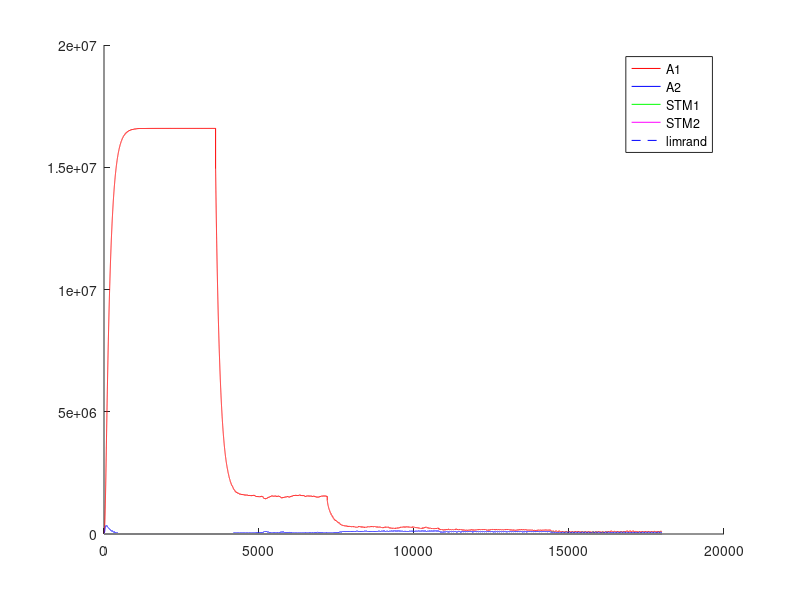

Recreate this plot in MATLAB. (Note: this script raises an error after producing the figure.)
%% Experimento con Fixed-Ratio - FR - Tasa fija
%% Existen multiples intancias de palanquelo (cada vez que realiza respuesta decide si realiza otra o no)
%% Durante la tasa se contabilizan los palanqueos y no palanqueos y el refuerzo impacta de forma 
%% proporcional a la tasa de respuestas.
%% Un trial dura 3600 segundos.
%% Una sesion 1 o 3 trial (seg´un la dinamica del animal)
%% 5 sesiones por Experimento. Cada sesion es un intervalo diferente.
%% 1 experimento
%% Tiempo para realizar un respuesta 1 segundo
%% 
%% La probabilidad de eleccion se ajusta al nivel de maxima frecuencia de palanqueo
%% 

close all
clc
clear

%% Matriz de pago 0 1 

%%% Se ajusto la apreciacion de las cantidades de refuerzo 
function rf = feel(pellets)
  rf=0;
  if (nargin~=0)
    rf=(12.8*(1-exp(-.25.* pellets.^(2))))+(12.8*(1-exp(-.5.* pellets)));
  else
    error ("Faltan parametros");
  endif
endfunction
%% 
%% 

%% INICIALIZATION
%%%%%% CONSTANTES DE SESIONES
Ntrial  =  1 ;   %% un trial de 3600 segundos
tTrial  =  3600; %% en segundos
tResp   =  1;    %% en segundos
tMuestreo = 0.25;%% en segundos
Nses    =  5 ;
Fr=[1,10,30,40,60]; %% valores medios de intervalos variables
Ntest   =  1;
limrand =  0.138;
saving  =  0.9 ;
%%%%%% CONSTANTES DE DECAIMIENTO
alpha = 10/tMuestreo; %%%%%%%%%%%%%%%%%%%%%%%%%%%%%%%%%%%%%%%%%%%%%%%%%%%%%%5
beta  = 0.13*0.31*tMuestreo;%0.125*tMuestreo ;
gamma = 0.0067*tMuestreo;%0.025 ; 
delta = 1/tMuestreo; %%%%%%%%%%%%%%%%%%%%%%%%%%%%%%%%%%%%%%%%%%%%%%%%%%%%%%%%%%55555
%%%%%% INICIALIZACION
palanca = zeros(2,1);
Rf_1=0;
Rf_2=0;
A1=zeros(1,Ntest);
A2=zeros(1,Ntest);
stm_1=zeros(2,Ntest);
stm_2=zeros(2,Ntest);
d=1;

sesion = zeros(Nses,1);
trialXsesion = zeros(Nses,Ntrial);
terminal_sesion=zeros(Nses,1);
nb_coop = zeros(Nses,Ntest);
contadorP1=0;
contadorP2=0;
contadorI=0;

%% CALCULO DE AROUSAL MAXIMO
%% Iteraciones de respuesta refuerzo para encotnrar el STM medio
Nconfig=5; %% Tasa de respuesta de configuracion
%plot([1:0.01:20],(12.8*(1-exp(-.25.* [1:0.01:20].^(2))))+(12.8*(1-exp(-.5.* [1:0.01:20]))),'.k')
R1 = floor(feel(1)); %tiempo de refuezo para R
l1 = Nconfig/tMuestreo; % duracion entre trials
suma = 0; %suma es un valor necesaria para calcular max1 y min1
suma = alpha*R1 %% Refuerzo cada N respuestas
iter=100; %% numero de iteraciones para que converja el stm
max1 = 0; %maximum de stm1
min1 = 0; %minimum de stm1
for i = 1:iter 
  suma = (1-beta)^(Nconfig/tMuestreo)*suma;%% Instantes que decae el stm
  min1=suma;
  suma += alpha*R1; %Refuerzo
  max1=suma;
end
comp=.88;
S1 = (((max1-min1)*(comp*l1))/2)+min1*comp*l1; %calcul de la superficie del triangulo mas la de el rectangulo
stm_1_medio = S1/(l1);
A1max = (delta/gamma)*stm_1_medio;

%% INICIO DE LAS ITERATIONS
for l = 1:Ntest  %% TESTES
  Num=0;
  for k = 1:Nses  %% SESIONES (cambia el N)
    i=1;
    %duracion = [1,tTrial*ones(1,Ntrial)];
    
    contador = 1;
    %palanca(1)=randi(2);
    
    %% Agregar tasa de refuerzos  %%
    tasa=Fr(k);
    if k>1
      A1(Num+1,l)=saving*A1(Num,l);
      A2(Num+1,l)=saving*A2(Num,l);
      stm_1(Num+1,l)=0*stm_1(Num,l);
      stm_2(Num+1,l)=0*stm_2(Num,l); 
      %%% ELECCION DE LA PRIMERA PALANCA 
%      if A1(Num,1)>A2(Num,1)
%        palanca(2)=1;
%      else
%        palanca(2)=2;
%      end
    end       
    P1(i,k)=0.5;
    P1(i,k)=0.5;
    for j=2:(Ntrial*tTrial/tMuestreo) %% Todos los trials juntos
      
      if contador == tResp/tMuestreo%duracion(i)
        contador = 1;
        i = i+1 ;
        J = j ;
        P1(i,k)=0.5*(1-exp(-(5*A1((j-1)+Num,l))/A1max))+0.5; %probabilidad en exponential
        P2(i,k)=0.5*(1-exp(-(5*A2((j-1)+Num,l))/A1max))+0.5; %probabilidad en exponential
        %P=.99;
        %P2(i,k)=0.5*(1-exp(-(5*A2((j-1)+Num,l))/A2max))+0.5;
        
        a = rand ;
        %%% ELECCION DE LA PALANCA %%% Basicamente elige palanquear o no palanquear
        if (A1((j-1)+Num,l)<=limrand)&&(A2((j-1)+Num,l)<=limrand)
          palanca(i)=randi(2);
        elseif (A1((j-1)+Num,l)>=limrand)&&(A2((j-1)+Num,l)<=limrand)
          if a>=P1(i,k)
            palanca(i)=2;
          else
            palanca(i)=1;
          end
        elseif (A1((j-1)+Num,l)<=limrand)&&(A2((j-1)+Num,l)>=limrand)
          if a>=P2(i,k)
            palanca(i)=1;
          else
            palanca(i)=2;
          end
        elseif (A1((j-1)+Num,l)>A2((j-1)+Num,l))
          if a>=P1(i,k)
            palanca(i)=2;
          else
            palanca(i)=1;
          end
        else
          if a>=P2(i,k)
            palanca(i)=1;
          else
            palanca(i)=2;
          end
        end
        %% Contadores para intervalo de refuerzo
        if palanca(i)==1
          contadorP1++;
        else
          contadorP2++;
        endif
        %%% REFUERZO %%%
        if (contadorP1>=tasa)
          %if (palanca(i)==1) %% palanquea
          aux=contadorP1+contadorP2;
          Rfz=floor(feel(1));
          Rf_1=Rfz*contadorP1/aux;
          Rf_2=Rfz*contadorP2/aux;
          %elseif (palanca(i-1)==2) %% No palanquea
          %  Rf_1=0;
          %  Rf_2=0;%floor(10*(1-exp(-0.8* 2 )));
          %end
          %stm_1(j+Num,l)=(1-beta)*stm_1((j-1)+Num,l)+alpha*Rf_1;
          %stm_2(j+Num,l)=(1-beta)*stm_2((j-1)+Num,l)+alpha*Rf_2;
          contadorP1=0;
          contadorP2=0;
          contadorI =0;
          dispe=.5; %% dispercion del 50% del valor de la intervalo
          tasa=Fr(k);
        endif
        
      else
        contador++;
        contadorI++;
        Rf_1=0;
        Rf_2=0;
      end
      stm_1(j+Num,l)=(1-beta)*stm_1((j-1)+Num,l)+alpha*Rf_1;
      stm_2(j+Num,l)=(1-beta)*stm_2((j-1)+Num,l)+alpha*Rf_2;
      A1(j+Num,l)=(1-gamma)*A1((j-1)+Num,l)+delta*stm_1(j+Num,l);
      A2(j+Num,l)=(1-gamma)*A2((j-1)+Num,l)+delta*stm_2(j+Num,l);
      
%      if floor(j/tTrial)==(j/tTrial)
%        trialXsesion()
%      end
    end
    
    
    %%% CONTADOR DE A QUE J SE CAMBIA LA SESION
    %sesion(k-1,l)=j;
    sesion(k,l)=j+Num;
    %%% DEFINICION DE NUM
%    compteur = 0 ;
%    for i=1:length(A1(:,l))
%      if A1(i,l)~=0
%        compteur = compteur +1;
%      end
%    end
%    Num=compteur;
    Num = j+Num;
    Sizemat = length(A1);
    
    for j = 1:Ntrial
      if palanca(j)==1
        %nb_coop(k-1,l)= nb_coop(k-1,l)+1;
        nb_coop(k,l)= nb_coop(k,l)+1;
      end
    end
  end
end


%%% PRUEBAS 
%%% ENCONTRA LA LONGITUD REAL DEL EXPERIMENTACION
nonnul = zeros(Ntest,1);
for k=1:Ntest
  for i=1:length(A1)
    if A1(i,k) ~= 0
      nonnul(k)=nonnul(k)+1;
    end
  end
end

%%% PRUEBA I _ PESO DE LA EXPERIMENTACION EN LA MEMORIA
porcent = 0;
for i = 1:Ntest
  if sum(A1(:,i)) > 10 * sum(A2(:,i))
    porcent = porcent +1;
  end
end

%%% PRUEBA II _ SI LA EXCITATION ALCANZA A SU MAXIMUM
maxima = zeros(Ntest,1);
for k = 1:Ntest
  if floor(max(A1(:,k))) == floor(max(max(A1))) 
    maxima(k) = maxima(k) +1;
  end
end




for i=1:Ntest
  figure
  hold on
  plot((1:Sizemat)*tMuestreo,A1(:,i),'r',(1:Sizemat)*tMuestreo,A2(:,i),'b',(1:Sizemat)*tMuestreo,stm_1(:,i),'g',(1:Sizemat)*tMuestreo,stm_2(:,i),'m',(1:Sizemat)*tMuestreo,limrand*ones(1,length([1:Sizemat])),'--b')
  legend("A1","A2","STM1","STM2","limrand");
  for j=1:Nses
    %plot(sesion(j,i)*ones(1,max(max(A1(:,i)))),(1:max(max(A1(:,i)))),'--k');
    h=plot((sesion(j,i).*tMuestreo)*ones(1,max(max(A1(:,i)))),(1:max(max(A1(:,i)))),'--k');
    set(h, "linewidth", 2);
    if j==1
      h=plot(1:sesion(j,i)/4,P1(:,j)'*A1max,'.-m');
    else
      h=plot((sesion(j-1,i)/4+1):sesion(j,i)/4,P1(:,j)'*A1max,'.-m');
    endif
  endfor
  plot(1:sesion(Nses,i)/4,A1max*ones(1,length(1:sesion(Nses,i)/4)))
  plot(1:sesion(Nses,i)/4,.5*A1max*ones(1,length(1:sesion(Nses,i)/4)),'--r')
  hold off;
endfor

%% Maximos exitos por intervalo= 10-360 - 30-120 - 40-65 - 60-60 

color = 'rgbmkmrgbk';
figure
hold on
for i=1:Ntest
  plot(1:Nses,porcentaje_coop_sesion(:,i),'Color',color(i));
  title('Porcentaje de Cooperacion');
  xlabel('Numero de sesion');
  ylabel('Porcentaje');
end
hold off

%%% probl�me de temps, pas le temps de d�croitre du coup red�marre plus
%%% haut CQFD
%%%% CASTIGO DE TIEMPO 
%%%% CUANTO VECES ELIGE COOPERATION
%%% Pour chaque session r�cup�rer le nombre de coop�ration et tracer la
%%% courbe correspondante 
